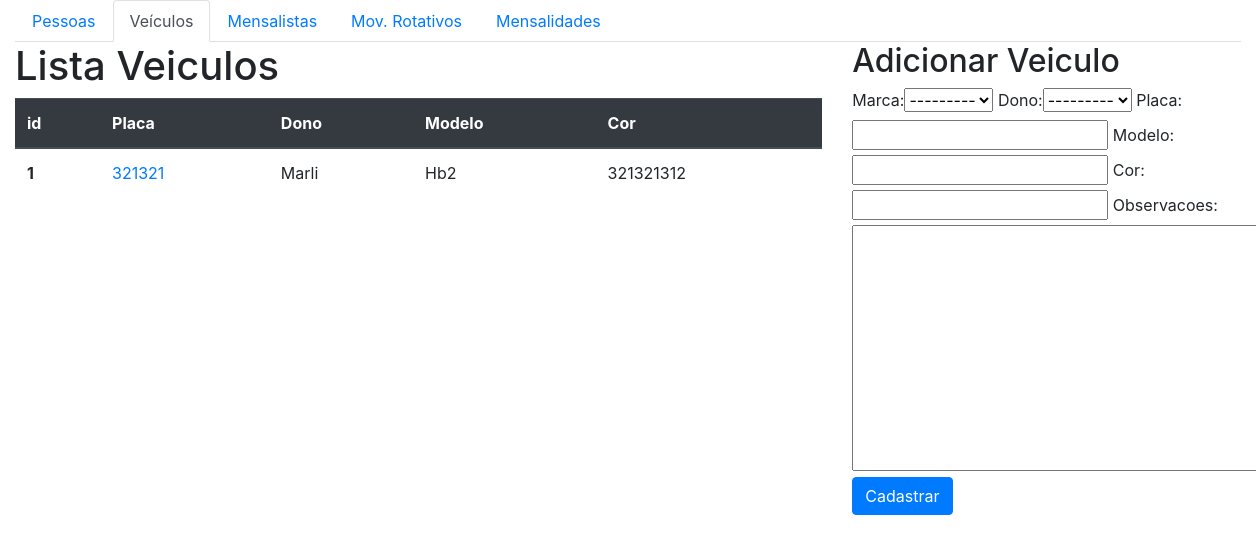
Before: /core/veiculos/ with the older database file.
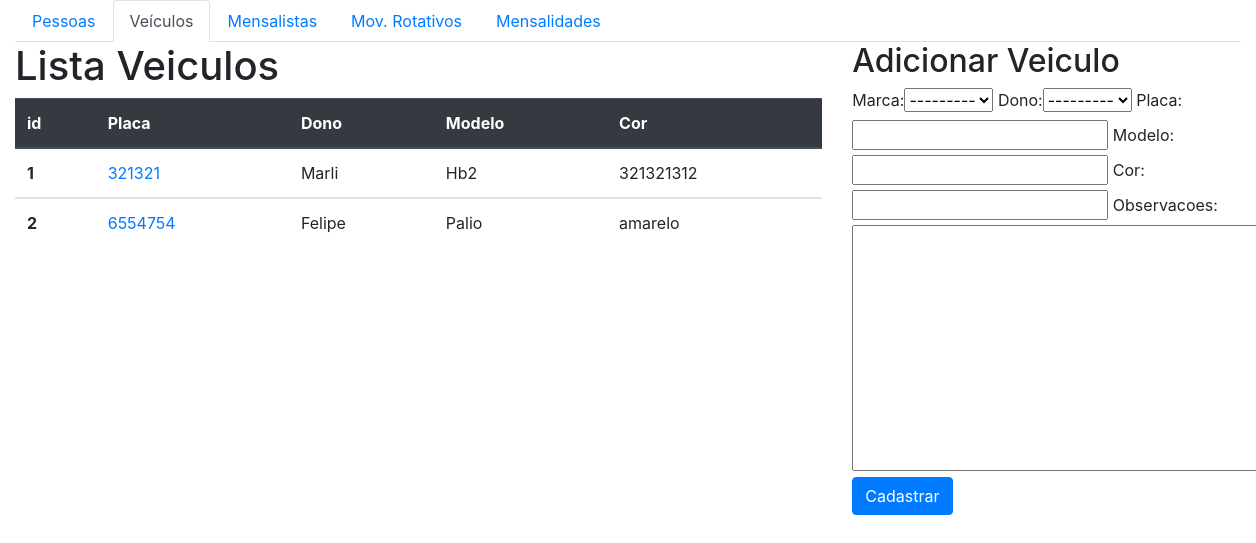
After: the same page with the newer database file.
### core/models.py (models this page shows, shortened)
class veiculo(models.Model):
    marca = models.ForeignKey(marca, on_delete=models.SET_NULL, null=True)
    dono = models.ForeignKey(pessoa, on_delete=models.SET_NULL, null=True)
    placa = models.CharField(max_length=7, null=True)
    modelo = models.CharField(max_length=30, null=True)
    cor = models.CharField(max_length=20, null=True)
    observacoes = models.TextField()

class pessoa(models.Model):
    nome = models.CharField(max_length=100)
    end = models.CharField(max_length=200)
    telefone = models.CharField(max_length=200)
    def __str__(self):
        return self.nome

### core/views.py (the view)
def lista_veiculos(request):
    veiculos = veiculo.objects.all()
    form = VeiculoForm()
    data = {'veiculos': veiculos, 'form': form}
    return render(request, 'core/lista_veiculos.html', data)

### core/forms.py
class VeiculoForm(ModelForm):
    class Meta:
        model = veiculo
        fields = '__all__'

### core/models.py (called while the page is built)
    def __str__(self):
        return self.nome

### core/templates/core/lista_veiculos.html (shortened to what this page needs)
<!DOCTYPE html>
{% extends 'base.html' %}
{% block main %}
{% load bootstrap %}
<html lang="en">
<head>
</head>
<body>
<ul class="nav nav-tabs">
    <li class="nav-item">
        <a class="nav-link" href="{% url 'core_lista_pessoas' %}">Pessoas</a>
    </li>
    <li class="nav-item">
        <a class="nav-link active" href="{% url 'core_lista_veiculos' %}">Veículos</a>
    </li>
    <li class="nav-item">
        <a class="nav-link" href="{% url 'core_lista_mensalistas' %}">Mensalistas</a>
    </li>
    <li class="nav-item">
        <a class="nav-link" href="{% url 'core_lista_movrot' %}">Mov. Rotativos</a>
    </li>
    <li class="nav-item">
        <a class="nav-link" href="{% url 'core_lista_movmen' %}">Mensalidades</a>
    </li>
</ul>
<div class="row">
    <div class="col-sm-8">
        <h1>Lista Veiculos</h1>
        <table class="table">
          <thead class="thead-dark">
            <tr>
              <th scope="col">id</th>
              <th scope="col">Placa</th>
              <th scope="col">Dono</th>
              <th scope="col">Modelo</th>
              <th scope="col">Cor</th>
            </tr>
          </thead>
          {% for veiculo in veiculos%}
          <tbody>
            <tr>
              <th scope="row">{{veiculo.id}}</th>
              <td><a href="{% url 'core_veiculo_update' veiculo.id%}">{{veiculo.placa}}</a></td>
              <td>{{veiculo.dono}}</td>
              <td>{{veiculo.modelo}}</td>
              <td>{{veiculo.cor}}</td>
            </tr>
          </tbody>
          {% endfor %}
        </table>
    </div>
    <div class="col-sm-4">
        <h2>Adicionar Veiculo</h2>
        <form action="{% url 'core_veiculo_novo'%} " method="POST">
            {{ form|bootstrap }}
            <button class="btn btn-primary type="submit"> Cadastrar </button>
        </form>
    </div>
</div>
{% endblock %}

Changed rows visible on the page:
added veiculo: id "2", placa "6554754", dono "Felipe", modelo "Palio", cor "amarelo"
